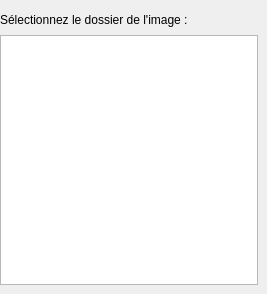
          <widget class="QWidget" name="page_2">
           <property name="sizePolicy">
            <sizepolicy hsizetype="Expanding" vsizetype="Expanding">
             <horstretch>0</horstretch>
             <verstretch>0</verstretch>
            </sizepolicy>
           </property>
           <widget class="QWidget" name="layoutWidget">
            <property name="geometry">
             <rect>
              <x>0</x>
              <y>10</y>
              <width>258</width>
              <height>275</height>
             </rect>
            </property>
            <layout class="QGridLayout" name="gridLayout_6">
             <item row="0" column="0">
              <widget class="QLabel" name="label_4">
               <property name="text">
                <string>Sélectionnez le dossier de l'image :</string>
               </property>
              </widget>
             </item>
             <item row="1" column="0">
              <widget class="QTreeView" name="treeFolder">
               <property name="sizePolicy">
                <sizepolicy hsizetype="Expanding" vsizetype="Expanding">
                 <horstretch>0</horstretch>
                 <verstretch>0</verstretch>
                </sizepolicy>
               </property>
               <property name="minimumSize">
                <size>
                 <width>0</width>
                 <height>250</height>
                </size>
               </property>
               <property name="maximumSize">
                <size>
                 <width>1000</width>
                 <height>250</height>
                </size>
               </property>
              </widget>
             </item>
            </layout>
           </widget>
          </widget>
